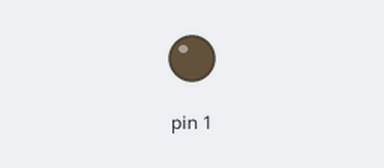
Bench run of a sketch on a simulated Arduino Uno, built with avr-gcc and run on an emulated ATmega328P. Shown: output pins drawn as LEDs (lit = HIGH).

Above: at 0.42 s.
At 39.9 s:
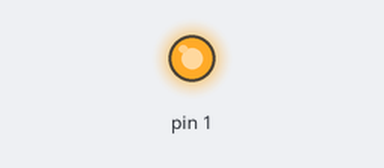
Timing chart, 0 to 40.0 s (numbered marks = the images above):
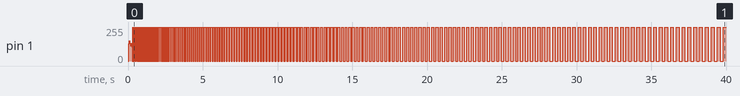

The sketch:

Test_Blink.ino
```cpp
void setup()  {
  pinMode(1, OUTPUT);
}

void loop()
{
  for (int i=0; i<1024; i++){
    digitalWrite(1, HIGH);
    delay(i);
    digitalWrite(1, LOW);
    delay(i);
}
  for (int i=500; i>1025; i--){
    digitalWrite(1, HIGH);
    delay(i);
    digitalWrite(1, LOW);
    delay(i);
  }
}
```
